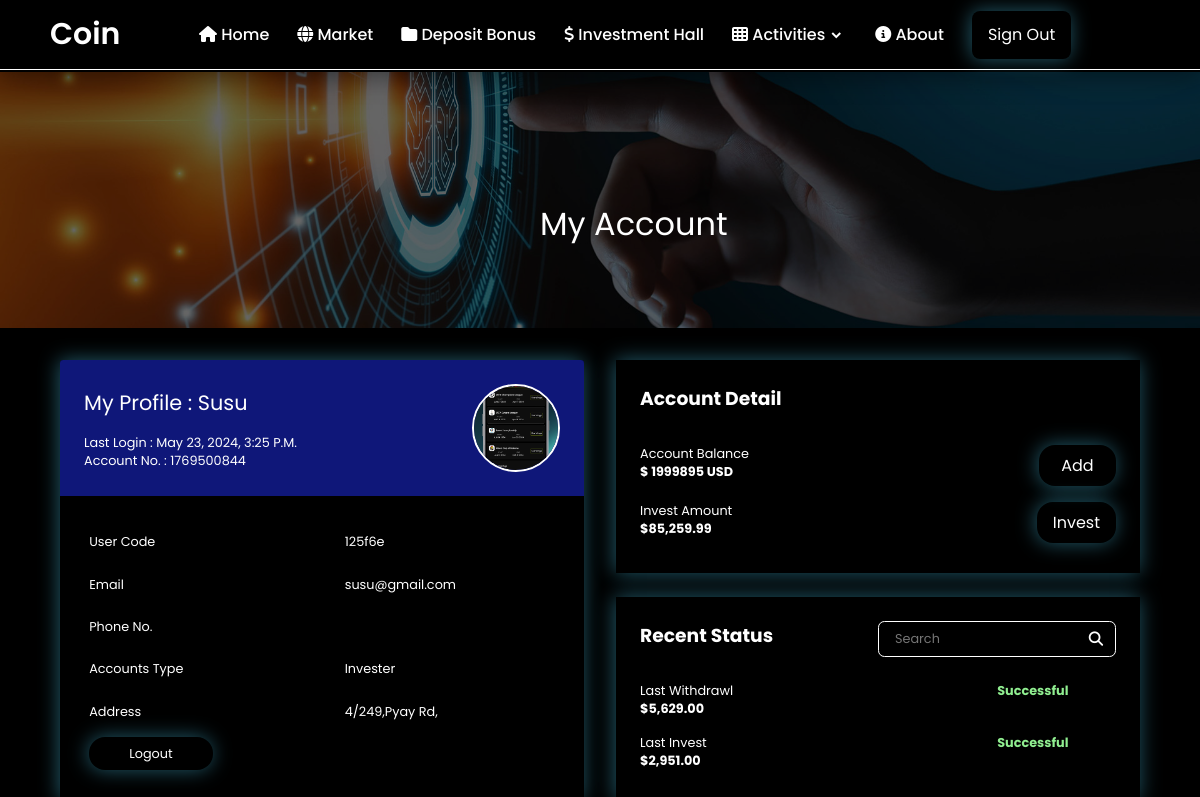
The app's page /customer/account/ (signed in), older data.
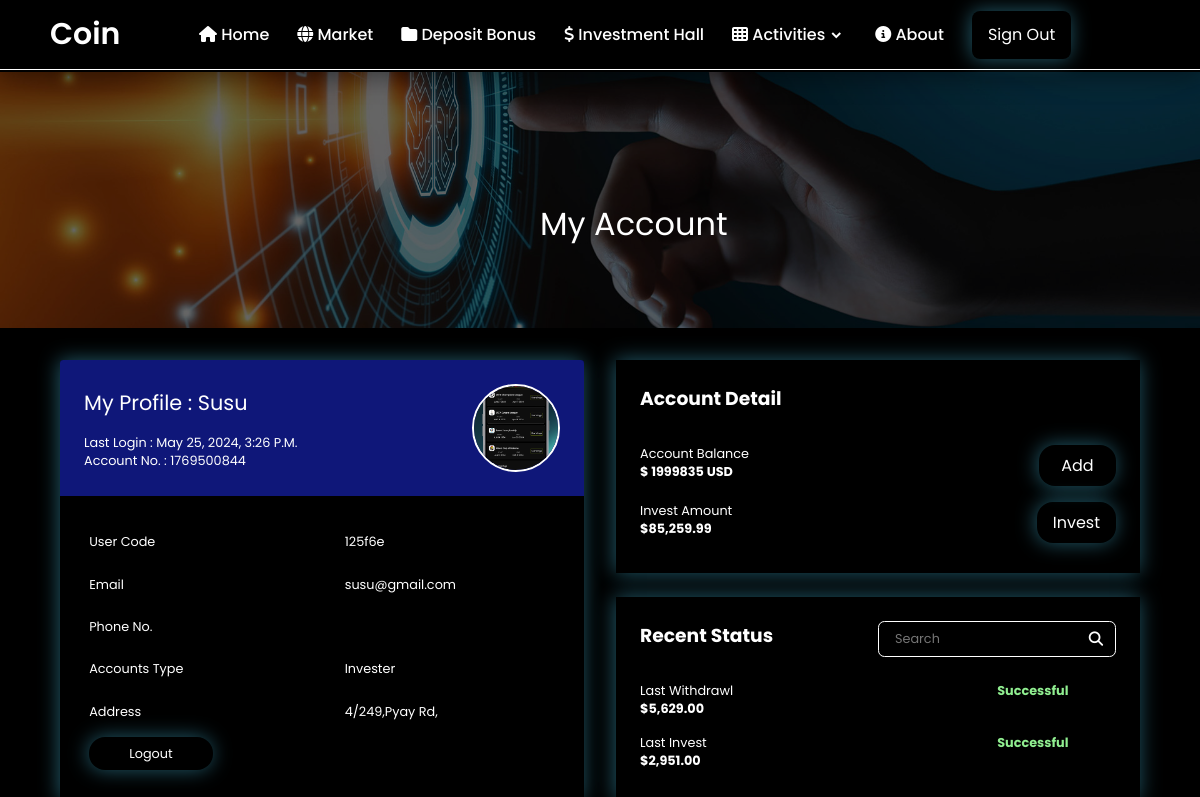
The same page, newer data.
### account/models.py (models this page shows)
class User(AbstractBaseUser, PermissionsMixin):
    ADMIN = 'admin'
    MANAGER = 'manager'
    INVESTER = 'invester'
    ROLES_CHOICES = (
        (ADMIN, 'Admin'),
        (MANAGER, 'Manager'),
        (INVESTER,'Invester'),
    )
    id = models.UUIDField(primary_key=True, default=uuid.uuid4, editable=False)
    account_number = models.BigIntegerField(default=None,null=True,blank=True)
    email = models.EmailField(unique=True)
    name = models.CharField(max_length=255, blank=True, default='')
    role = models.CharField(max_length=20, choices=ROLES_CHOICES, default=INVESTER)
    phone = PhoneNumberField(null=True,blank=True)
    profile = models.ImageField(default=None,null=True,blank=True)
    address = models.TextField(default=None,null=True,blank=True)
    is_active = models.BooleanField(default=True)
    is_superuser = models.BooleanField(default=False)
    is_staff = models.BooleanField(default=False)
    date_joined = models.DateTimeField(default=timezone.now)
    last_login = models.DateTimeField(blank=True, null=True)
    objects = CustomUserManager()
    USERNAME_FIELD = 'email'
    EMAIL_FIELD = 'email'
    REQUIRED_FIELDS = ['name']

### customer/models.py (models this page shows)
class CoinModel(models.Model):
    customer = models.ForeignKey('account.User',on_delete=models.CASCADE,default=None)
    coin_type = models.ForeignKey(CoinTypeModel,on_delete=models.CASCADE,default=None)
    network_type = models.ForeignKey(NetworkModel,on_delete=models.CASCADE,default=None)
    quantity = models.IntegerField(default=0)
    time = models.DateTimeField(default=datetime.now)

### myadmin/models.py (models this page shows)
class CoinTypeModel(models.Model):
    type = models.CharField(max_length=200)
    time = models.DateTimeField(default=datetime.now)
    def __str__(self):
        return self.type

### customer/views.py (the view)
# urls.py: path('account/',views.Account),
@login_required(login_url='/account/login/')
def Account(request):
    user = User.objects.get(id = request.user.id)
    user.id = user.id.hex[:6]
    try:
        coin = CoinModel.objects.get(customer_id = request.user.id)
    except Exception as e:
        coin = None
    return render(request,'account.html',{"user":user,"coin":coin})

### customer/templates/account.html (shortened to what this page needs)
{% extends 'customer_base.html' %}
{% load static %}
{% block content %}
<section class="account">
    <div class="image">
        <img src="{% static 'images/accountpage.jpg' %}">
        <p>My Account</p>
    </div>
    <div class="account-container">
        <div class="profile-box">
            <div class="myprofile">
                <div class="about">
                    <span>My Profile : {{user.name}}</span>
                    <p>Last login : {{user.last_login}}</p>
                    <p>Account no. : {{user.account_number}}</p>
                </div>
                <div class="profile">
                    <img src="{{user.profile.url}}">
                </div>
            </div>
            <table>
                <tr>
                    <td>User Code</td>
                    <td>{{user.id}}</td>
                </tr>
                <tr>
                    <td>Email</td>
                    <td>{{user.email}}</td>
                </tr>
                <tr>
                    <td>Phone No.</td>
                    <td>{{user.phone}}</td>
                </tr>
                <tr>
                    <td>Accounts Type</td>
                    <td style="text-transform: capitalize;">{{user.role}}</td>
                </tr>
                <tr>
                    <td>Address</td>
                    <td>{{user.address}}</td>
                </tr>
                <tr>
                    <td><a href="/account/logout/">Logout</a></td>
                </tr>
            </table>
        </div>
        <div class="data-box">
            <div class="detail-box">
                <h3>Account Detail</h3>
                <div class="sector">
                    <div class="balance">
                        <p>Account Balance</p>
                        <p>
                            <strong>
                                {% if coin %}
                                $ {{coin.quantity}} {{coin.coin_type}}
                                {% else %}
                                $ 0
                                {% endif %}
                            </strong>
                        </p>
                    </div>
                    <a href="/customer/deposit/" style="padding:.5rem 1.4rem;">Add</a>
                </div>
                <div class="sector">
                    <div class="balance">
                        <p>Invest amount</p>
                        <p><strong>$85,259.99</strong></p>
                    </div>
                    <a href="#" style="padding:.5rem 1rem;">Invest</a>
                </div>
            </div>
            <div class="detail-box">
                <div class="top-box">
                    <h3>Recent Status</h3>
                    <form class="search-form">
                        <input type="search" placeholder="search">
                        <i class="fas fa-search"></i>
                    </form>
                </div>
                <div class="sector">
                    <div class="balance">
                        <p>Last withdrawl</p>
                        <p><strong>$5,629.00</strong></p>
                    </div>
                    <span>Successful</span>
                </div>
                <div class="sector">
                    <div class="balance">
                        <p>Last invest</p>
                        <p><strong>$2,951.00</strong></p>
                    </div>
                    <span>Successful</span>
                </div>
            </div>
        </div>
    </div>
</section>
{% endblock %}

Row changes from the older to the newer data that the page shows:
changed CoinModel "USD": quantity "1999895" → "1999835"
Text that changed along with them:
{{ user.last_login }}: "May 23, 2024, 3:25 P.m." → "May 25, 2024, 3:26 P.m."
